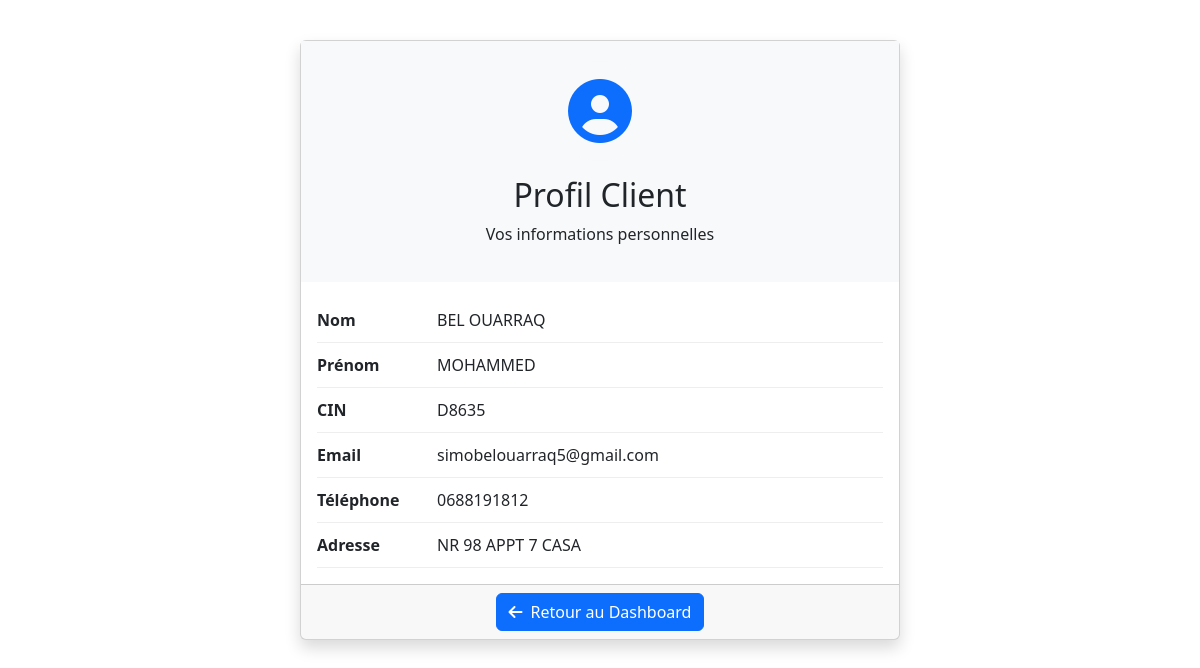
/IHM/client/simple_profile.php (signed in), run on an earlier commit of the app's database.
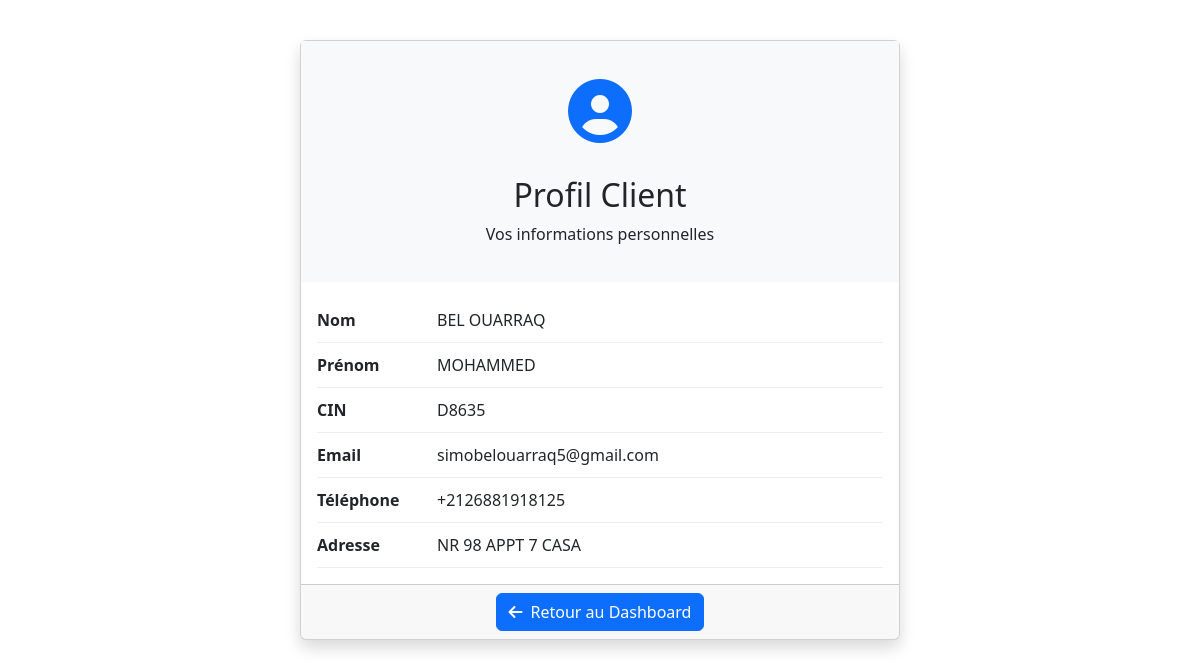
And on a later commit of the database.
### tables this page shows
CREATE TABLE Client (
        id INTEGER PRIMARY KEY AUTOINCREMENT,
        cin TEXT NOT NULL,
        nom TEXT NOT NULL,
        prenom TEXT NOT NULL,
        email TEXT NOT NULL UNIQUE,
        telephone TEXT NOT NULL,
        adresse TEXT NOT NULL,
        password TEXT NOT NULL
    );

### BD/Client.php (called while the page is built, shortened)
<?php
class Client {
    private $pdo;
    public function __construct($pdo) {
        $this->pdo = $pdo;
    }
    public function getProfile($id) {
        $sql = "SELECT * FROM Client WHERE id = ?";
        $stmt = $this->pdo->prepare($sql);
        $stmt->execute([$id]);
        return $stmt->fetch(PDO::FETCH_ASSOC);
    }
}
?>

### IHM/client/simple_profile.php (the view, shortened to what this page needs)
<?php
require_once '../../BD/db.php';
require_once '../../BD/Client.php';
$clientId = $_SESSION['client']['id'];
$clientModel = new Client($pdo);
$client = $clientModel->getProfile($clientId);
?>
<!DOCTYPE html>
<html lang="fr">
<head>
  <link href="https://cdn.jsdelivr.net/npm/bootstrap@5.3.0/dist/css/bootstrap.min.css" rel="stylesheet">
  <link rel="stylesheet" href="https://cdnjs.cloudflare.com/ajax/libs/font-awesome/6.4.0/css/all.min.css">
</head>
<body>
  <div class="container">
    <div class="card shadow profile-card">
      <div class="profile-header bg-light">
        <div class="profile-icon">
          <i class="fas fa-user-circle fa-4x text-primary"></i>
        </div>
        <h2>Profil Client</h2>
        <p>Vos informations personnelles</p>
      </div>
      <div class="card-body">
        <?php if ($client): ?>
          <div class="info-row">
            <div class="info-label">Nom</div>
            <div class="info-value"><?php echo htmlspecialchars($client['nom']); ?></div>
          </div>
          <div class="info-row">
            <div class="info-label">Prénom</div>
            <div class="info-value"><?php echo htmlspecialchars($client['prenom']); ?></div>
          </div>
          <div class="info-row">
            <div class="info-label">CIN</div>
            <div class="info-value"><?php echo htmlspecialchars($client['cin']); ?></div>
          </div>
          <div class="info-row">
            <div class="info-label">Email</div>
            <div class="info-value"><?php echo htmlspecialchars($client['email']); ?></div>
          </div>
          <div class="info-row">
            <div class="info-label">Téléphone</div>
            <div class="info-value"><?php echo htmlspecialchars($client['telephone']); ?></div>
          </div>
          <div class="info-row">
            <div class="info-label">Adresse</div>
            <div class="info-value"><?php echo htmlspecialchars($client['adresse']); ?></div>
          </div>
        <?php endif; ?>
      </div>
      <div class="card-footer text-center">
        <a href="client_dashboard.php" class="btn btn-primary">
          <i class="fas fa-arrow-left me-2"></i>Retour au Dashboard
        </a>
      </div>
    </div>
  </div>
</body>
</html>

What changed in the data, as far as the page shows it:
changed client "BEL OUARRAQ": telephone "0688191812" → "+2126881918125"
